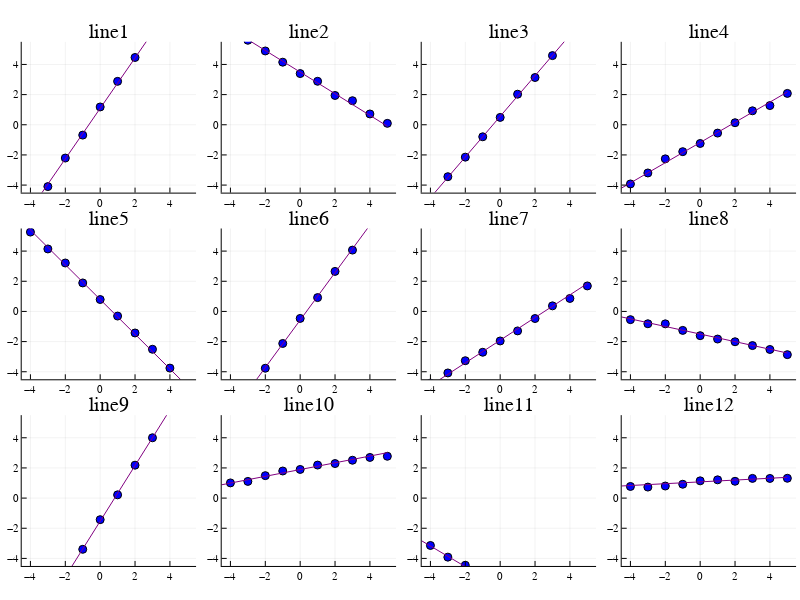

This figure's notebook cell:
### Code cell
traces = [Gen.simulate(model_linear, (xs, )) for _=1:12]
render_grid(render_line, traces; title="line")

### Figure 1 — Plotly figure (JSON) as saved in the notebook; plotly's stock layout.template omitted (floating-point values rounded to 4 significant figures)
{"data": [{"colorbar": {"title": {"text": ""}}, "legendgroup": "line1-data", "marker": {"color": "rgba(0, 0, 255, 1.000)", "line": {"color": "rgba(0, 0, 0, 1)", "width": 1}, "size": 8, "symbol": "circle"}, "mode": "markers", "name": "line1-data", "showlegend": true, "type": "scatter", "x": [-5, -4, -3, -2, -1, 0, 1, 2, 3, 4, 5], "xaxis": "x", "y": [-7.418, -5.83, -4.101, -2.208, -0.6863, 1.181, 2.877, 4.461, 6.015, 7.819, 9.265], "yaxis": "y", "zmax": null, "zmin": null}, {"colorbar": {"title": {"text": ""}}, "legendgroup": "line1-line", "line": {"color": "rgba(128, 0, 128, 1.000)", "dash": "solid", "shape": "linear", "width": 1}, "mode": "lines", "name": "line1-line", "showlegend": true, "type": "scatter", "x": [-5, 5], "xaxis": "x", "y": [-7.282, 9.458], "yaxis": "y", "zmax": null, "zmin": null}, {"colorbar": {"title": {"text": ""}}, "legendgroup": "line2-data", "marker": {"color": "rgba(0, 0, 255, 1.000)", "line": {"color": "rgba(0, 0, 0, 1)", "width": 1}, "size": 8, "symbol": "circle"}, "mode": "markers", "name": "line2-data", "showlegend": true, "type": "scatter", "x": [-5, -4, -3, -2, -1, 0, 1, 2, 3, 4, 5], "xaxis": "x2", "y": [7.213, 6.244, 5.602, 4.894, 4.15, 3.395, 2.883, 1.941, 1.595, 0.7162, 0.09272], "yaxis": "y2", "zmax": null, "zmin": null}, {"colorbar": {"title": {"text": ""}}, "legendgroup": "line2-line", "line": {"color": "rgba(128, 0, 128, 1.000)", "dash": "solid", "shape": "linear", "width": 1}, "mode": "lines", "name": "line2-line", "showlegend": true, "type": "scatter", "x": [-5, 5], "xaxis": "x2", "y": [7.079, -0.09348], "yaxis": "y2", "zmax": null, "zmin": null}, {"colorbar": {"title": {"text": ""}}, "legendgroup": "line3-data", "marker": {"color": "rgba(0, 0, 255, 1.000)", "line": {"color": "rgba(0, 0, 0, 1)", "width": 1}, "size": 8, "symbol": "circle"}, "mode": "markers", "name": "line3-data", "showlegend": true, "type": "scatter", "x": [-5, -4, -3, -2, -1, 0, 1, 2, 3, 4, 5], "xaxis": "x3", "y": [-6.113, -4.839, -3.443, -2.147, -0.7975, 0.4878, 2.026, 3.133, 4.586, 6.005, 7.269], "yaxis": "y3", "zmax": null, "zmin": null}, {"colorbar": {"title": {"text": ""}}, "legendgroup": "line3-line", "line": {"color": "rgba(128, 0, 128, 1.000)", "dash": "solid", "shape": "linear", "width": 1}, "mode": "lines", "name": "line3-line", "showlegend": true, "type": "scatter", "x": [-5, 5], "xaxis": "x3", "y": [-6.182, 7.296], "yaxis": "y3", "zmax": null, "zmin": null}, {"colorbar": {"title": {"text": ""}}, "legendgroup": "line4-data", "marker": {"color": "rgba(0, 0, 255, 1.000)", "line": {"color": "rgba(0, 0, 0, 1)", "width": 1}, "size": 8, "symbol": "circle"}, "mode": "markers", "name": "line4-data", "showlegend": true, "type": "scatter", "x": [-5, -4, -3, -2, -1, 0, 1, 2, 3, 4, 5], "xaxis": "x4", "y": [-4.7, -3.925, -3.196, -2.262, -1.783, -1.241, -0.5518, 0.1357, 0.9257, 1.273, 2.081], "yaxis": "y4", "zmax": null, "zmin": null}, {"colorbar": {"title": {"text": ""}}, "legendgroup": "line4-line", "line": {"color": "rgba(128, 0, 128, 1.000)", "dash": "solid", "shape": "linear", "width": 1}, "mode": "lines", "name": "line4-line", "showlegend": true, "type": "scatter", "x": [-5, 5], "xaxis": "x4", "y": [-4.526, 2.171], "yaxis": "y4", "zmax": null, "zmin": null}, {"colorbar": {"title": {"text": ""}}, "legendgroup": "line5-data", "marker": {"color": "rgba(0, 0, 255, 1.000)", "line": {"color": "rgba(0, 0, 0, 1)", "width": 1}, "size": 8, "symbol": "circle"}, "mode": "markers", "name": "line5-data", "showlegend": true, "type": "scatter", "x": [-5, -4, -3, -2, -1, 0, 1, 2, 3, 4, 5], "xaxis": "x5", "y": [6.685, 5.261, 4.143, 3.212, 1.89, 0.7898, -0.3064, -1.429, -2.509, -3.759, -4.994], "yaxis": "y5", "zmax": null, "zmin": null}, {"colorbar": {"title": {"text": ""}}, "legendgroup": "line5-line", "line": {"color": "rgba(128, 0, 128, 1.000)", "dash": "solid", "shape": "linear", "width": 1}, "mode": "lines", "name": "line5-line", "showlegend": true, "type": "scatter", "x": [-5, 5], "xaxis": "x5", "y": [6.55, -4.962], "yaxis": "y5", "zmax": null, "zmin": null}, {"colorbar": {"title": {"text": ""}}, "legendgroup": "line6-data", "marker": {"color": "rgba(0, 0, 255, 1.000)", "line": {"color": "rgba(0, 0, 0, 1)", "width": 1}, "size": 8, "symbol": "circle"}, "mode": "markers", "name": "line6-data", "showlegend": true, "type": "scatter", "x": [-5, -4, -3, -2, -1, 0, 1, 2, 3, 4, 5], "xaxis": "x6", "y": [-8.371, -6.918, -5.25, -3.767, -2.124, -0.4638, 0.9172, 2.655, 4.067, 5.818, 7.159], "yaxis": "y6", "zmax": null, "zmin": null}, {"colorbar": {"title": {"text": ""}}, "legendgroup": "line6-line", "line": {"color": "rgba(128, 0, 128, 1.000)", "dash": "solid", "shape": "linear", "width": 1}, "mode": "lines", "name": "line6-line", "showlegend": true, "type": "scatter", "x": [-5, 5], "xaxis": "x6", "y": [-8.444, 7.3], "yaxis": "y6", "zmax": null, "zmin": null}, {"colorbar": {"title": {"text": ""}}, "legendgroup": "line7-data", "marker": {"color": "rgba(0, 0, 255, 1.000)", "line": {"color": "rgba(0, 0, 0, 1)", "width": 1}, "size": 8, "symbol": "circle"}, "mode": "markers", "name": "line7-data", "showlegend": true, "type": "scatter", "x": [-5, -4, -3, -2, -1, 0, 1, 2, 3, 4, 5], "xaxis": "x7", "y": [-5.731, -4.751, -4.079, -3.268, -2.708, -1.958, -1.291, -0.47, 0.3688, 0.8607, 1.691], "yaxis": "y7", "zmax": null, "zmin": null}, {"colorbar": {"title": {"text": ""}}, "legendgroup": "line7-line", "line": {"color": "rgba(128, 0, 128, 1.000)", "dash": "solid", "shape": "linear", "width": 1}, "mode": "lines", "name": "line7-line", "showlegend": true, "type": "scatter", "x": [-5, 5], "xaxis": "x7", "y": [-5.669, 1.851], "yaxis": "y7", "zmax": null, "zmin": null}, {"colorbar": {"title": {"text": ""}}, "legendgroup": "line8-data", "marker": {"color": "rgba(0, 0, 255, 1.000)", "line": {"color": "rgba(0, 0, 0, 1)", "width": 1}, "size": 8, "symbol": "circle"}, "mode": "markers", "name": "line8-data", "showlegend": true, "type": "scatter", "x": [-5, -4, -3, -2, -1, 0, 1, 2, 3, 4, 5], "xaxis": "x8", "y": [-0.5133, -0.5443, -0.8176, -0.8237, -1.257, -1.606, -1.831, -2.011, -2.264, -2.522, -2.865], "yaxis": "y8", "zmax": null, "zmin": null}, {"colorbar": {"title": {"text": ""}}, "legendgroup": "line8-line", "line": {"color": "rgba(128, 0, 128, 1.000)", "dash": "solid", "shape": "linear", "width": 1}, "mode": "lines", "name": "line8-line", "showlegend": true, "type": "scatter", "x": [-5, 5], "xaxis": "x8", "y": [-0.2427, -2.758], "yaxis": "y8", "zmax": null, "zmin": null}, {"colorbar": {"title": {"text": ""}}, "legendgroup": "line9-data", "marker": {"color": "rgba(0, 0, 255, 1.000)", "line": {"color": "rgba(0, 0, 0, 1)", "width": 1}, "size": 8, "symbol": "circle"}, "mode": "markers", "name": "line9-data", "showlegend": true, "type": "scatter", "x": [-5, -4, -3, -2, -1, 0, 1, 2, 3, 4, 5], "xaxis": "x9", "y": [-10.75, -8.989, -6.972, -5.238, -3.397, -1.43, 0.2153, 2.183, 4.0, 5.812, 7.693], "yaxis": "y9", "zmax": null, "zmin": null}, {"colorbar": {"title": {"text": ""}}, "legendgroup": "line9-line", "line": {"color": "rgba(128, 0, 128, 1.000)", "dash": "solid", "shape": "linear", "width": 1}, "mode": "lines", "name": "line9-line", "showlegend": true, "type": "scatter", "x": [-5, 5], "xaxis": "x9", "y": [-10.75, 7.692], "yaxis": "y9", "zmax": null, "zmin": null}, {"colorbar": {"title": {"text": ""}}, "legendgroup": "line10-data", "marker": {"color": "rgba(0, 0, 255, 1.000)", "line": {"color": "rgba(0, 0, 0, 1)", "width": 1}, "size": 8, "symbol": "circle"}, "mode": "markers", "name": "line10-data", "showlegend": true, "type": "scatter", "x": [-5, -4, -3, -2, -1, 0, 1, 2, 3, 4, 5], "xaxis": "x10", "y": [0.6286, 1.008, 1.107, 1.489, 1.797, 1.9, 2.189, 2.29, 2.511, 2.696, 2.774], "yaxis": "y10", "zmax": null, "zmin": null}, {"colorbar": {"title": {"text": ""}}, "legendgroup": "line10-line", "line": {"color": "rgba(128, 0, 128, 1.000)", "dash": "solid", "shape": "linear", "width": 1}, "mode": "lines", "name": "line10-line", "showlegend": true, "type": "scatter", "x": [-5, 5], "xaxis": "x10", "y": [0.771, 3.012], "yaxis": "y10", "zmax": null, "zmin": null}, {"colorbar": {"title": {"text": ""}}, "legendgroup": "line11-data", "marker": {"color": "rgba(0, 0, 255, 1.000)", "line": {"color": "rgba(0, 0, 0, 1)", "width": 1}, "size": 8, "symbol": "circle"}, "mode": "markers", "name": "line11-data", "showlegend": true, "type": "scatter", "x": [-5, -4, -3, -2, -1, 0, 1, 2, 3, 4, 5], "xaxis": "x11", "y": [-2.402, -3.142, -3.914, -4.452, -5.348, -5.911, -6.683, -7.46, -7.764, -8.614, -9.449], "yaxis": "y11", "zmax": null, "zmin": null}, {"colorbar": {"title": {"text": ""}}, "legendgroup": "line11-line", "line": {"color": "rgba(128, 0, 128, 1.000)", "dash": "solid", "shape": "linear", "width": 1}, "mode": "lines", "name": "line11-line", "showlegend": true, "type": "scatter", "x": [-5, 5], "xaxis": "x11", "y": [-2.493, -9.337], "yaxis": "y11", "zmax": null, "zmin": null}, {"colorbar": {"title": {"text": ""}}, "legendgroup": "line12-data", "marker": {"color": "rgba(0, 0, 255, 1.000)", "line": {"color": "rgba(0, 0, 0, 1)", "width": 1}, "size": 8, "symbol": "circle"}, "mode": "markers", "name": "line12-data", "showlegend": true, "type": "scatter", "x": [-5, -4, -3, -2, -1, 0, 1, 2, 3, 4, 5], "xaxis": "x12", "y": [0.7453, 0.7718, 0.7304, 0.8011, 0.9191, 1.145, 1.21, 1.114, 1.307, 1.303, 1.314], "yaxis": "y12", "zmax": null, "zmin": null}, {"colorbar": {"title": {"text": ""}}, "legendgroup": "line12-line", "line": {"color": "rgba(128, 0, 128, 1.000)", "dash": "solid", "shape": "linear", "width": 1}, "mode": "lines", "name": "line12-line", "showlegend": true, "type": "scatter", "x": [-5, 5], "xaxis": "x12", "y": [0.7737, 1.376], "yaxis": "y12", "zmax": null, "zmin": null}], "layout": {"annotations": [{"font": {"color": "rgba(0, 0, 0, 1)", "family": "sans-serif", "size": 20}, "rotation": 0, "showarrow": false, "text": "line1", "x": 0.1361, "xanchor": "center", "xref": "paper", "y": 1, "yanchor": "top", "yref": "paper"}, {"font": {"color": "rgba(0, 0, 0, 1)", "family": "sans-serif", "size": 20}, "rotation": 0, "showarrow": false, "text": "line2", "x": 0.3861, "xanchor": "center", "xref": "paper", "y": 1, "yanchor": "top", "yref": "paper"}, {"font": {"color": "rgba(0, 0, 0, 1)", "family": "sans-serif", "size": 20}, "rotation": 0, "showarrow": false, "text": "line3", "x": 0.6361, "xanchor": "center", "xref": "paper", "y": 1, "yanchor": "top", "yref": "paper"}, {"font": {"color": "rgba(0, 0, 0, 1)", "family": "sans-serif", "size": 20}, "rotation": 0, "showarrow": false, "text": "line4", "x": 0.8861, "xanchor": "center", "xref": "paper", "y": 1, "yanchor": "top", "yref": "paper"}, {"font": {"color": "rgba(0, 0, 0, 1)", "family": "sans-serif", "size": 20}, "rotation": 0, "showarrow": false, "text": "line5", "x": 0.1361, "xanchor": "center", "xref": "paper", "y": 0.6667, "yanchor": "top", "yref": "paper"}, {"font": {"color": "rgba(0, 0, 0, 1)", "family": "sans-serif", "size": 20}, "rotation": 0, "showarrow": false, "text": "line6", "x": 0.3861, "xanchor": "center", "xref": "paper", "y": 0.6667, "yanchor": "top", "yref": "paper"}, {"font": {"color": "rgba(0, 0, 0, 1)", "family": "sans-serif", "size": 20}, "rotation": 0, "showarrow": false, "text": "line7", "x": 0.6361, "xanchor": "center", "xref": "paper", "y": 0.6667, "yanchor": "top", "yref": "paper"}, {"font": {"color": "rgba(0, 0, 0, 1)", "family": "sans-serif", "size": 20}, "rotation": 0, "showarrow": false, "text": "line8", "x": 0.8861, "xanchor": "center", "xref": "paper", "y": 0.6667, "yanchor": "top", "yref": "paper"}, {"font": {"color": "rgba(0, 0, 0, 1)", "family": "sans-serif", "size": 20}, "rotation": 0, "showarrow": false, "text": "line9", "x": 0.1361, "xanchor": "center", "xref": "paper", "y": 0.3333, "yanchor": "top", "yref": "paper"}, {"font": {"color": "rgba(0, 0, 0, 1)", "family": "sans-serif", "size": 20}, "rotation": 0, "showarrow": false, "text": "line10", "x": 0.3861, "xanchor": "center", "xref": "paper", "y": 0.3333, "yanchor": "top", "yref": "paper"}, {"font": {"color": "rgba(0, 0, 0, 1)", "family": "sans-serif", "size": 20}, "rotation": 0, "showarrow": false, "text": "line11", "x": 0.6361, "xanchor": "center", "xref": "paper", "y": 0.3333, "yanchor": "top", "yref": "paper"}, {"font": {"color": "rgba(0, 0, 0, 1)", "family": "sans-serif", "size": 20}, "rotation": 0, "showarrow": false, "text": "line12", "x": 0.8861, "xanchor": "center", "xref": "paper", "y": 0.3333, "yanchor": "top", "yref": "paper"}], "height": 600, "margin": {"b": 20, "l": 0, "r": 0, "t": 20}, "paper_bgcolor": "rgba(255, 255, 255, 1.000)", "plot_bgcolor": "rgba(255, 255, 255, 1.000)", "showlegend": false, "width": 800, "xaxis": {"anchor": "y", "domain": [0.02714, 0.2451], "gridcolor": "rgba(0, 0, 0, 0.1)", "gridwidth": 0.5, "linecolor": "rgba(0, 0, 0, 1)", "mirror": false, "range": [-4.5, 5.5], "showgrid": true, "showline": true, "showticklabels": true, "tickangle": 0, "tickcolor": "rgb(0, 0, 0)", "tickfont": {"color": "rgba(0, 0, 0, 1)", "family": "sans-serif", "size": 11}, "tickmode": "array", "ticks": "inside", "ticktext": ["−4", "−2", "0", "2", "4"], "tickvals": [-4, -2, 0, 2, 4], "title": {"font": {"color": "rgba(0, 0, 0, 1)", "family": "sans-serif", "size": 15}, "text": ""}, "type": "linear", "visible": true, "zeroline": false, "zerolinecolor": "rgba(0, 0, 0, 1)"}, "xaxis10": {"anchor": "y10", "domain": [0.2771, 0.4951], "gridcolor": "rgba(0, 0, 0, 0.1)", "gridwidth": 0.5, "linecolor": "rgba(0, 0, 0, 1)", "mirror": false, "range": [-4.5, 5.5], "showgrid": true, "showline": true, "showticklabels": true, "tickangle": 0, "tickcolor": "rgb(0, 0, 0)", "tickfont": {"color": "rgba(0, 0, 0, 1)", "family": "sans-serif", "size": 11}, "tickmode": "array", "ticks": "inside", "ticktext": ["−4", "−2", "0", "2", "4"], "tickvals": [-4, -2, 0, 2, 4], "title": {"font": {"color": "rgba(0, 0, 0, 1)", "family": "sans-serif", "size": 15}, "text": ""}, "type": "linear", "visible": true, "zeroline": false, "zerolinecolor": "rgba(0, 0, 0, 1)"}, "xaxis11": {"anchor": "y11", "domain": [0.5271, 0.7451], "gridcolor": "rgba(0, 0, 0, 0.1)", "gridwidth": 0.5, "linecolor": "rgba(0, 0, 0, 1)", "mirror": false, "range": [-4.5, 5.5], "showgrid": true, "showline": true, "showticklabels": true, "tickangle": 0, "tickcolor": "rgb(0, 0, 0)", "tickfont": {"color": "rgba(0, 0, 0, 1)", "family": "sans-serif", "size": 11}, "tickmode": "array", "ticks": "inside", "ticktext": ["−4", "−2", "0", "2", "4"], "tickvals": [-4, -2, 0, 2, 4], "title": {"font": {"color": "rgba(0, 0, 0, 1)", "family": "sans-serif", "size": 15}, "text": ""}, "type": "linear", "visible": true, "zeroline": false, "zerolinecolor": "rgba(0, 0, 0, 1)"}, "xaxis12": {"anchor": "y12", "domain": [0.7771, 0.9951], "gridcolor": "rgba(0, 0, 0, 0.1)", "gridwidth": 0.5, "linecolor": "rgba(0, 0, 0, 1)", "mirror": false, "range": [-4.5, 5.5], "showgrid": true, "showline": true, "showticklabels": true, "tickangle": 0, "tickcolor": "rgb(0, 0, 0)", "tickfont": {"color": "rgba(0, 0, 0, 1)", "family": "sans-serif", "size": 11}, "tickmode": "array", "ticks": "inside", "ticktext": ["−4", "−2", "0", "2", "4"], "tickvals": [-4, -2, 0, 2, 4], "title": {"font": {"color": "rgba(0, 0, 0, 1)", "family": "sans-serif", "size": 15}, "text": ""}, "type": "linear", "visible": true, "zeroline": false, "zerolinecolor": "rgba(0, 0, 0, 1)"}, "xaxis2": {"anchor": "y2", "domain": [0.2771, 0.4951], "gridcolor": "rgba(0, 0, 0, 0.1)", "gridwidth": 0.5, "linecolor": "rgba(0, 0, 0, 1)", "mirror": false, "range": [-4.5, 5.5], "showgrid": true, "showline": true, "showticklabels": true, "tickangle": 0, "tickcolor": "rgb(0, 0, 0)", "tickfont": {"color": "rgba(0, 0, 0, 1)", "family": "sans-serif", "size": 11}, "tickmode": "array", "ticks": "inside", "ticktext": ["−4", "−2", "0", "2", "4"], "tickvals": [-4, -2, 0, 2, 4], "title": {"font": {"color": "rgba(0, 0, 0, 1)", "family": "sans-serif", "size": 15}, "text": ""}, "type": "linear", "visible": true, "zeroline": false, "zerolinecolor": "rgba(0, 0, 0, 1)"}, "xaxis3": {"anchor": "y3", "domain": [0.5271, 0.7451], "gridcolor": "rgba(0, 0, 0, 0.1)", "gridwidth": 0.5, "linecolor": "rgba(0, 0, 0, 1)", "mirror": false, "range": [-4.5, 5.5], "showgrid": true, "showline": true, "showticklabels": true, "tickangle": 0, "tickcolor": "rgb(0, 0, 0)", "tickfont": {"color": "rgba(0, 0, 0, 1)", "family": "sans-serif", "size": 11}, "tickmode": "array", "ticks": "inside", "ticktext": ["−4", "−2", "0", "2", "4"], "tickvals": [-4, -2, 0, 2, 4], "title": {"font": {"color": "rgba(0, 0, 0, 1)", "family": "sans-serif", "size": 15}, "text": ""}, "type": "linear", "visible": true, "zeroline": false, "zerolinecolor": "rgba(0, 0, 0, 1)"}, "xaxis4": {"anchor": "y4", "domain": [0.7771, 0.9951], "gridcolor": "rgba(0, 0, 0, 0.1)", "gridwidth": 0.5, "linecolor": "rgba(0, 0, 0, 1)", "mirror": false, "range": [-4.5, 5.5], "showgrid": true, "showline": true, "showticklabels": true, "tickangle": 0, "tickcolor": "rgb(0, 0, 0)", "tickfont": {"color": "rgba(0, 0, 0, 1)", "family": "sans-serif", "size": 11}, "tickmode": "array", "ticks": "inside", "ticktext": ["−4", "−2", "0", "2", "4"], "tickvals": [-4, -2, 0, 2, 4], "title": {"font": {"color": "rgba(0, 0, 0, 1)", "family": "sans-serif", "size": 15}, "text": ""}, "type": "linear", "visible": true, "zeroline": false, "zerolinecolor": "rgba(0, 0, 0, 1)"}, "xaxis5": {"anchor": "y5", "domain": [0.02714, 0.2451], "gridcolor": "rgba(0, 0, 0, 0.1)", "gridwidth": 0.5, "linecolor": "rgba(0, 0, 0, 1)", "mirror": false, "range": [-4.5, 5.5], "showgrid": true, "showline": true, "showticklabels": true, "tickangle": 0, "tickcolor": "rgb(0, 0, 0)", "tickfont": {"color": "rgba(0, 0, 0, 1)", "family": "sans-serif", "size": 11}, "tickmode": "array", "ticks": "inside", "ticktext": ["−4", "−2", "0", "2", "4"], "tickvals": [-4, -2, 0, 2, 4], "title": {"font": {"color": "rgba(0, 0, 0, 1)", "family": "sans-serif", "size": 15}, "text": ""}, "type": "linear", "visible": true, "zeroline": false, "zerolinecolor": "rgba(0, 0, 0, 1)"}, "xaxis6": {"anchor": "y6", "domain": [0.2771, 0.4951], "gridcolor": "rgba(0, 0, 0, 0.1)", "gridwidth": 0.5, "linecolor": "rgba(0, 0, 0, 1)", "mirror": false, "range": [-4.5, 5.5], "showgrid": true, "showline": true, "showticklabels": true, "tickangle": 0, "tickcolor": "rgb(0, 0, 0)", "tickfont": {"color": "rgba(0, 0, 0, 1)", "family": "sans-serif", "size": 11}, "tickmode": "array", "ticks": "inside", "ticktext": ["−4", "−2", "0", "2", "4"], "tickvals": [-4, -2, 0, 2, 4], "title": {"font": {"color": "rgba(0, 0, 0, 1)", "family": "sans-serif", "size": 15}, "text": ""}, "type": "linear", "visible": true, "zeroline": false, "zerolinecolor": "rgba(0, 0, 0, 1)"}, "xaxis7": {"anchor": "y7", "domain": [0.5271, 0.7451], "gridcolor": "rgba(0, 0, 0, 0.1)", "gridwidth": 0.5, "linecolor": "rgba(0, 0, 0, 1)", "mirror": false, "range": [-4.5, 5.5], "showgrid": true, "showline": true, "showticklabels": true, "tickangle": 0, "tickcolor": "rgb(0, 0, 0)", "tickfont": {"color": "rgba(0, 0, 0, 1)", "family": "sans-serif", "size": 11}, "tickmode": "array", "ticks": "inside", "ticktext": ["−4", "−2", "0", "2", "4"], "tickvals": [-4, -2, 0, 2, 4], "title": {"font": {"color": "rgba(0, 0, 0, 1)", "family": "sans-serif", "size": 15}, "text": ""}, "type": "linear", "visible": true, "zeroline": false, "zerolinecolor": "rgba(0, 0, 0, 1)"}, "xaxis8": {"anchor": "y8", "domain": [0.7771, 0.9951], "gridcolor": "rgba(0, 0, 0, 0.1)", "gridwidth": 0.5, "linecolor": "rgba(0, 0, 0, 1)", "mirror": false, "range": [-4.5, 5.5], "showgrid": true, "showline": true, "showticklabels": true, "tickangle": 0, "tickcolor": "rgb(0, 0, 0)", "tickfont": {"color": "rgba(0, 0, 0, 1)", "family": "sans-serif", "size": 11}, "tickmode": "array", "ticks": "inside", "ticktext": ["−4", "−2", "0", "2", "4"], "tickvals": [-4, -2, 0, 2, 4], "title": {"font": {"color": "rgba(0, 0, 0, 1)", "family": "sans-serif", "size": 15}, "text": ""}, "type": "linear", "visible": true, "zeroline": false, "zerolinecolor": "rgba(0, 0, 0, 1)"}, "xaxis9": {"anchor": "y9", "domain": [0.02714, 0.2451], "gridcolor": "rgba(0, 0, 0, 0.1)", "gridwidth": 0.5, "linecolor": "rgba(0, 0, 0, 1)", "mirror": false, "range": [-4.5, 5.5], "showgrid": true, "showline": true, "showticklabels": true, "tickangle": 0, "tickcolor": "rgb(0, 0, 0)", "tickfont": {"color": "rgba(0, 0, 0, 1)", "family": "sans-serif", "size": 11}, "tickmode": "array", "ticks": "inside", "ticktext": ["−4", "−2", "0", "2", "4"], "tickvals": [-4, -2, 0, 2, 4], "title": {"font": {"color": "rgba(0, 0, 0, 1)", "family": "sans-serif", "size": 15}, "text": ""}, "type": "linear", "visible": true, "zeroline": false, "zerolinecolor": "rgba(0, 0, 0, 1)"}, "yaxis": {"anchor": "x", "domain": [0.6917, 0.961], "gridcolor": "rgba(0, 0, 0, 0.1)", "gridwidth": 0.5, "linecolor": "rgba(0, 0, 0, 1)", "mirror": false, "range": [-4.5, 5.5], "showgrid": true, "showline": true, "showticklabels": true, "tickangle": 0, "tickcolor": "rgb(0, 0, 0)", "tickfont": {"color": "rgba(0, 0, 0, 1)", "family": "sans-serif", "size": 11}, "tickmode": "array", "ticks": "inside", "ticktext": ["−4", "−2", "0", "2", "4"], "tickvals": [-4, -2, 0, 2, 4], "title": {"font": {"color": "rgba(0, 0, 0, 1)", "family": "sans-serif", "size": 15}, "text": ""}, "type": "linear", "visible": true, "zeroline": false, "zerolinecolor": "rgba(0, 0, 0, 1)"}, "yaxis10": {"anchor": "x10", "domain": [0.02508, 0.2944], "gridcolor": "rgba(0, 0, 0, 0.1)", "gridwidth": 0.5, "linecolor": "rgba(0, 0, 0, 1)", "mirror": false, "range": [-4.5, 5.5], "showgrid": true, "showline": true, "showticklabels": true, "tickangle": 0, "tickcolor": "rgb(0, 0, 0)", "tickfont": {"color": "rgba(0, 0, 0, 1)", "family": "sans-serif", "size": 11}, "tickmode": "array", "ticks": "inside", "ticktext": ["−4", "−2", "0", "2", "4"], "tickvals": [-4, -2, 0, 2, 4], "title": {"font": {"color": "rgba(0, 0, 0, 1)", "family": "sans-serif", "size": 15}, "text": ""}, "type": "linear", "visible": true, "zeroline": false, "zerolinecolor": "rgba(0, 0, 0, 1)"}, "yaxis11": {"anchor": "x11", "domain": [0.02508, 0.2944], "gridcolor": "rgba(0, 0, 0, 0.1)", "gridwidth": 0.5, "linecolor": "rgba(0, 0, 0, 1)", "mirror": false, "range": [-4.5, 5.5], "showgrid": true, "showline": true, "showticklabels": true, "tickangle": 0, "tickcolor": "rgb(0, 0, 0)", "tickfont": {"color": "rgba(0, 0, 0, 1)", "family": "sans-serif", "size": 11}, "tickmode": "array", "ticks": "inside", "ticktext": ["−4", "−2", "0", "2", "4"], "tickvals": [-4, -2, 0, 2, 4], "title": {"font": {"color": "rgba(0, 0, 0, 1)", "family": "sans-serif", "size": 15}, "text": ""}, "type": "linear", "visible": true, "zeroline": false, "zerolinecolor": "rgba(0, 0, 0, 1)"}, "yaxis12": {"anchor": "x12", "domain": [0.02508, 0.2944], "gridcolor": "rgba(0, 0, 0, 0.1)", "gridwidth": 0.5, "linecolor": "rgba(0, 0, 0, 1)", "mirror": false, "range": [-4.5, 5.5], "showgrid": true, "showline": true, "showticklabels": true, "tickangle": 0, "tickcolor": "rgb(0, 0, 0)", "tickfont": {"color": "rgba(0, 0, 0, 1)", "family": "sans-serif", "size": 11}, "tickmode": "array", "ticks": "inside", "ticktext": ["−4", "−2", "0", "2", "4"], "tickvals": [-4, -2, 0, 2, 4], "title": {"font": {"color": "rgba(0, 0, 0, 1)", "family": "sans-serif", "size": 15}, "text": ""}, "type": "linear", "visible": true, "zeroline": false, "zerolinecolor": "rgba(0, 0, 0, 1)"}, "yaxis2": {"anchor": "x2", "domain": [0.6917, 0.961], "gridcolor": "rgba(0, 0, 0, 0.1)", "gridwidth": 0.5, "linecolor": "rgba(0, 0, 0, 1)", "mirror": false, "range": [-4.5, 5.5], "showgrid": true, "showline": true, "showticklabels": true, "tickangle": 0, "tickcolor": "rgb(0, 0, 0)", "tickfont": {"color": "rgba(0, 0, 0, 1)", "family": "sans-serif", "size": 11}, "tickmode": "array", "ticks": "inside", "ticktext": ["−4", "−2", "0", "2", "4"], "tickvals": [-4, -2, 0, 2, 4], "title": {"font": {"color": "rgba(0, 0, 0, 1)", "family": "sans-serif", "size": 15}, "text": ""}, "type": "linear", "visible": true, "zeroline": false, "zerolinecolor": "rgba(0, 0, 0, 1)"}, "yaxis3": {"anchor": "x3", "domain": [0.6917, 0.961], "gridcolor": "rgba(0, 0, 0, 0.1)", "gridwidth": 0.5, "linecolor": "rgba(0, 0, 0, 1)", "mirror": false, "range": [-4.5, 5.5], "showgrid": true, "showline": true, "showticklabels": true, "tickangle": 0, "tickcolor": "rgb(0, 0, 0)", "tickfont": {"color": "rgba(0, 0, 0, 1)", "family": "sans-serif", "size": 11}, "tickmode": "array", "ticks": "inside", "ticktext": ["−4", "−2", "0", "2", "4"], "tickvals": [-4, -2, 0, 2, 4], "title": {"font": {"color": "rgba(0, 0, 0, 1)", "family": "sans-serif", "size": 15}, "text": ""}, "type": "linear", "visible": true, "zeroline": false, "zerolinecolor": "rgba(0, 0, 0, 1)"}, "yaxis4": {"anchor": "x4", "domain": [0.6917, 0.961], "gridcolor": "rgba(0, 0, 0, 0.1)", "gridwidth": 0.5, "linecolor": "rgba(0, 0, 0, 1)", "mirror": false, "range": [-4.5, 5.5], "showgrid": true, "showline": true, "showticklabels": true, "tickangle": 0, "tickcolor": "rgb(0, 0, 0)", "tickfont": {"color": "rgba(0, 0, 0, 1)", "family": "sans-serif", "size": 11}, "tickmode": "array", "ticks": "inside", "ticktext": ["−4", "−2", "0", "2", "4"], "tickvals": [-4, -2, 0, 2, 4], "title": {"font": {"color": "rgba(0, 0, 0, 1)", "family": "sans-serif", "size": 15}, "text": ""}, "type": "linear", "visible": true, "zeroline": false, "zerolinecolor": "rgba(0, 0, 0, 1)"}, "yaxis5": {"anchor": "x5", "domain": [0.3584, 0.6277], "gridcolor": "rgba(0, 0, 0, 0.1)", "gridwidth": 0.5, "linecolor": "rgba(0, 0, 0, 1)", "mirror": false, "range": [-4.5, 5.5], "showgrid": true, "showline": true, "showticklabels": true, "tickangle": 0, "tickcolor": "rgb(0, 0, 0)", "tickfont": {"color": "rgba(0, 0, 0, 1)", "family": "sans-serif", "size": 11}, "tickmode": "array", "ticks": "inside", "ticktext": ["−4", "−2", "0", "2", "4"], "tickvals": [-4, -2, 0, 2, 4], "title": {"font": {"color": "rgba(0, 0, 0, 1)", "family": "sans-serif", "size": 15}, "text": ""}, "type": "linear", "visible": true, "zeroline": false, "zerolinecolor": "rgba(0, 0, 0, 1)"}, "yaxis6": {"anchor": "x6", "domain": [0.3584, 0.6277], "gridcolor": "rgba(0, 0, 0, 0.1)", "gridwidth": 0.5, "linecolor": "rgba(0, 0, 0, 1)", "mirror": false, "range": [-4.5, 5.5], "showgrid": true, "showline": true, "showticklabels": true, "tickangle": 0, "tickcolor": "rgb(0, 0, 0)", "tickfont": {"color": "rgba(0, 0, 0, 1)", "family": "sans-serif", "size": 11}, "tickmode": "array", "ticks": "inside", "ticktext": ["−4", "−2", "0", "2", "4"], "tickvals": [-4, -2, 0, 2, 4], "title": {"font": {"color": "rgba(0, 0, 0, 1)", "family": "sans-serif", "size": 15}, "text": ""}, "type": "linear", "visible": true, "zeroline": false, "zerolinecolor": "rgba(0, 0, 0, 1)"}, "yaxis7": {"anchor": "x7", "domain": [0.3584, 0.6277], "gridcolor": "rgba(0, 0, 0, 0.1)", "gridwidth": 0.5, "linecolor": "rgba(0, 0, 0, 1)", "mirror": false, "range": [-4.5, 5.5], "showgrid": true, "showline": true, "showticklabels": true, "tickangle": 0, "tickcolor": "rgb(0, 0, 0)", "tickfont": {"color": "rgba(0, 0, 0, 1)", "family": "sans-serif", "size": 11}, "tickmode": "array", "ticks": "inside", "ticktext": ["−4", "−2", "0", "2", "4"], "tickvals": [-4, -2, 0, 2, 4], "title": {"font": {"color": "rgba(0, 0, 0, 1)", "family": "sans-serif", "size": 15}, "text": ""}, "type": "linear", "visible": true, "zeroline": false, "zerolinecolor": "rgba(0, 0, 0, 1)"}, "yaxis8": {"anchor": "x8", "domain": [0.3584, 0.6277], "gridcolor": "rgba(0, 0, 0, 0.1)", "gridwidth": 0.5, "linecolor": "rgba(0, 0, 0, 1)", "mirror": false, "range": [-4.5, 5.5], "showgrid": true, "showline": true, "showticklabels": true, "tickangle": 0, "tickcolor": "rgb(0, 0, 0)", "tickfont": {"color": "rgba(0, 0, 0, 1)", "family": "sans-serif", "size": 11}, "tickmode": "array", "ticks": "inside", "ticktext": ["−4", "−2", "0", "2", "4"], "tickvals": [-4, -2, 0, 2, 4], "title": {"font": {"color": "rgba(0, 0, 0, 1)", "family": "sans-serif", "size": 15}, "text": ""}, "type": "linear", "visible": true, "zeroline": false, "zerolinecolor": "rgba(0, 0, 0, 1)"}, "yaxis9": {"anchor": "x9", "domain": [0.02508, 0.2944], "gridcolor": "rgba(0, 0, 0, 0.1)", "gridwidth": 0.5, "linecolor": "rgba(0, 0, 0, 1)", "mirror": false, "range": [-4.5, 5.5], "showgrid": true, "showline": true, "showticklabels": true, "tickangle": 0, "tickcolor": "rgb(0, 0, 0)", "tickfont": {"color": "rgba(0, 0, 0, 1)", "family": "sans-serif", "size": 11}, "tickmode": "array", "ticks": "inside", "ticktext": ["−4", "−2", "0", "2", "4"], "tickvals": [-4, -2, 0, 2, 4], "title": {"font": {"color": "rgba(0, 0, 0, 1)", "family": "sans-serif", "size": 15}, "text": ""}, "type": "linear", "visible": true, "zeroline": false, "zerolinecolor": "rgba(0, 0, 0, 1)"}}}
